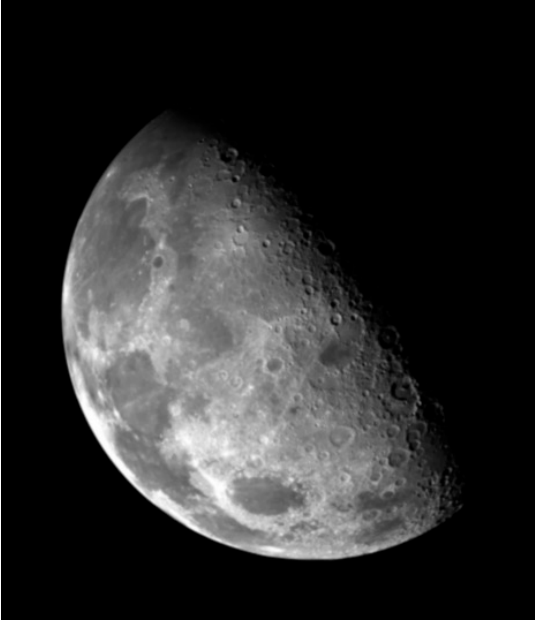
#> input picture img/Screenshot 2023-11-28 021849.png, 535 x 620 px, found by its file name
$ python PhanNguong.py
#> lines starting #> are read from the running program, lines starting #| are printed output that depends on the picture; after the words box and inside, x2 and y2 are one past the last pixel; in counts of white or black regions, pixels touching at a corner belong together
import cv2
import numpy as np
from matplotlib import pyplot as plt

input_image = cv2.imread('img/Screenshot 2023-11-28 021849.png', cv2.IMREAD_GRAYSCALE)
#> input_image is the input picture: shape (620, 535); min 0, max 255, mean 42.5

ret, thresh1 = cv2.threshold(input_image,127,255, cv2.THRESH_BINARY)
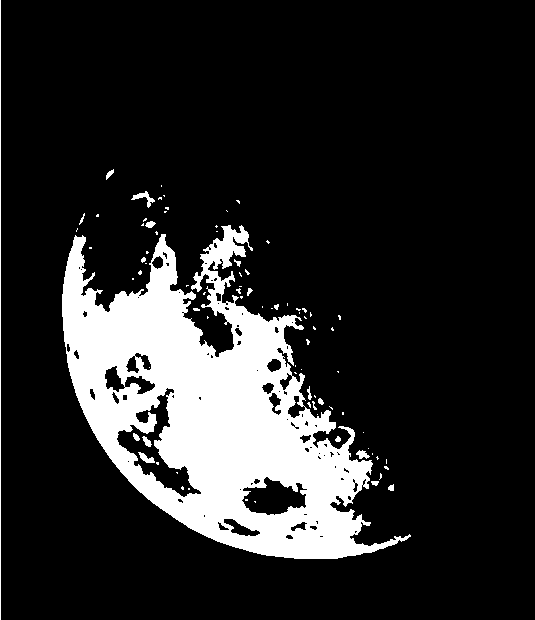
#> thresh1: shape (620, 535); 16% white; 84 white regions (64 under 20 px), largest, box (x1, y1, x2, y2) and area: (62, 225, 411, 559) 51309, (0, 0, 1, 620) 620, (131, 191, 155, 208) 130
ret, thresh2 = cv2.threshold(input_image,127,255, cv2.THRESH_BINARY_INV)
ret, thresh3 = cv2.threshold(input_image,127,255, cv2.THRESH_TRUNC)
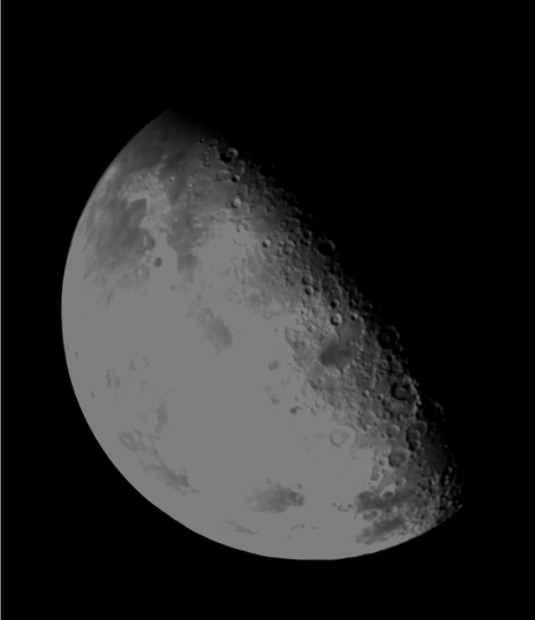
#> thresh3: shape (620, 535); min 0, max 127, mean 36.5
ret, thresh4 = cv2.threshold(input_image,127,255, cv2.THRESH_TOZERO)
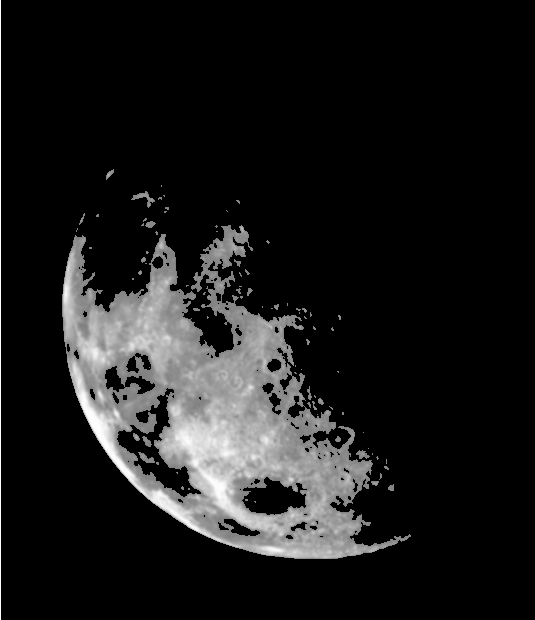
#> thresh4: shape (620, 535); min 0, max 255, mean 26.3
ret, thresh5 = cv2.threshold(input_image,127,255,cv2.THRESH_TOZERO_INV)
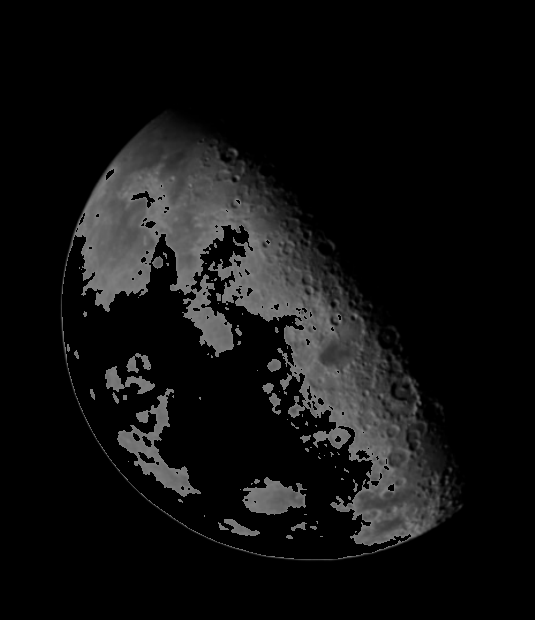
#> thresh5: shape (620, 535); min 0, max 127, mean 16.1

titles = ['Original Image','BINARY','BINARY_INV','TRUNC','TOZERO','TOZERO_INV']
images = [input_image, thresh1, thresh2, thresh3, thresh4,thresh5]

for i in range(6):
    plt.subplot(2,3,i+1), plt.imshow(images[i],'gray')
    plt.title(titles[i])
    plt.xticks([]),plt.yticks([])

plt.show()

$ run again, with img/Screenshot 2023-11-28 004714.png copied over img/Screenshot 2023-11-28 021849.png
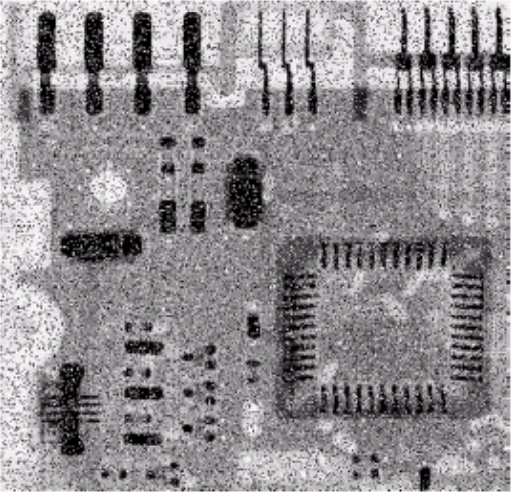
#> input picture img/Screenshot 2023-11-28 004714.png, 513 x 492 px, found by its file name
#> `ret, thresh1 = cv2.threshold(input_image,127,255, cv2.THRESH_BINARY)`:
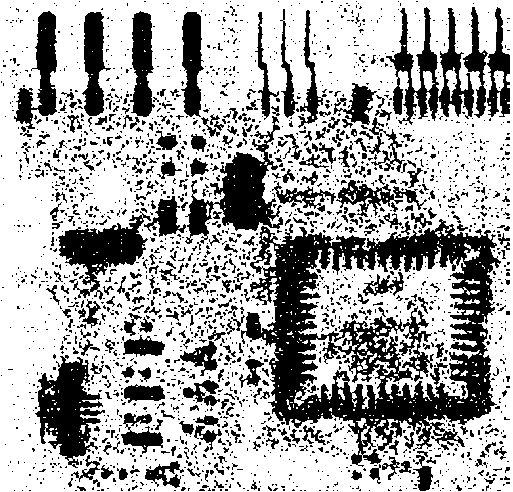
#> thresh1: shape (492, 513); 66.5% white; 2401 black regions (2093 under 20 px), largest, box (x1, y1, x2, y2) and area: (241, 219, 501, 467) 25997, (185, 116, 283, 244) 4350, (35, 355, 105, 468) 4046
#> `ret, thresh5 = cv2.threshold(input_image,127,255,cv2.THRESH_TOZERO_INV)`:
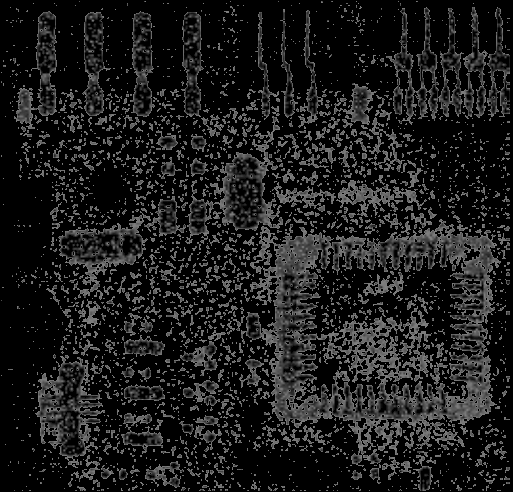
#> thresh5: shape (492, 513); min 0, max 127, mean 27.5

$ run again, with img/Screenshot 2023-11-28 013342.png copied over img/Screenshot 2023-11-28 021849.png
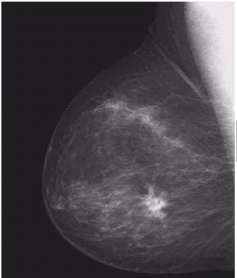
#> input picture img/Screenshot 2023-11-28 013342.png, 237 x 278 px, found by its file name
#> `ret, thresh1 = cv2.threshold(input_image,127,255, cv2.THRESH_BINARY)`:
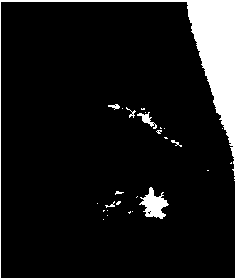
#> thresh1: shape (278, 237); 9.6% white; 27 white regions (20 under 20 px), largest, box (x1, y1, x2, y2) and area: (0, 0, 237, 278) 5512, (139, 187, 169, 219) 485, (137, 112, 157, 129) 115
#> `ret, thresh5 = cv2.threshold(input_image,127,255,cv2.THRESH_TOZERO_INV)`:
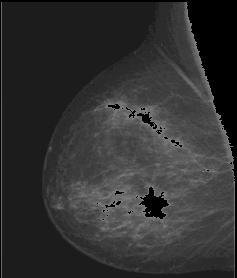
#> thresh5: shape (278, 237); min 0, max 127, mean 49.4
